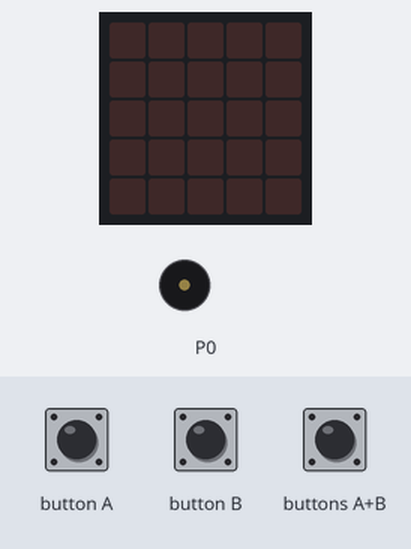
The program below on a simulated BBC micro:bit (MakeCode). On the bench: the board's 5×5 LED display, buzzer (waves = sounding). The test bench sets the inputs (shaded band).

Above: at 1.2 s.
1.3 s: button B pressed for 0.15 s
At 1.9 s:
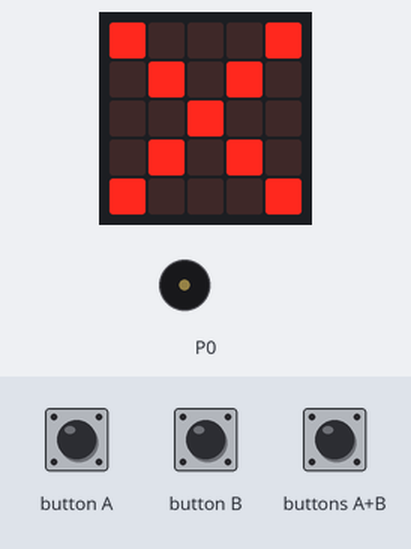
4.4 s: button A pressed for 0.15 s
At 4.95 s:
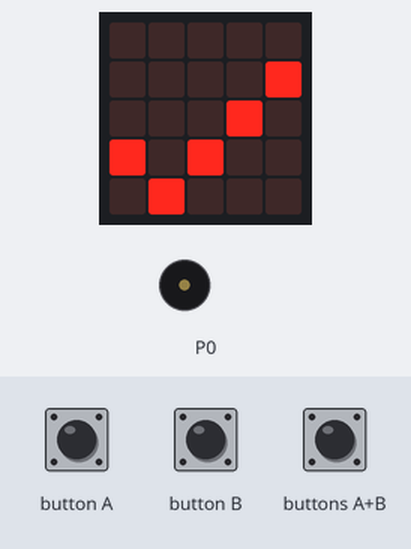
7.4 s: buttons A+B pressed for 0.15 s
At 8.21 s:
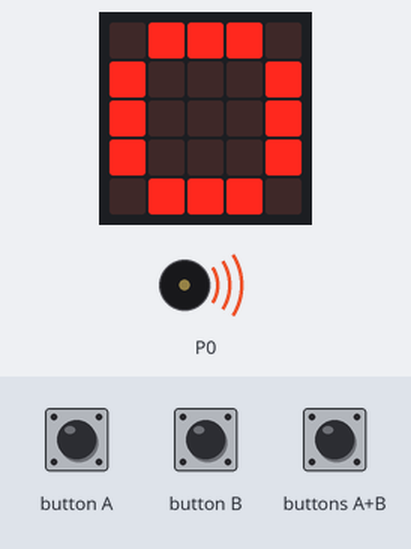
Timing chart, 0 to 14.4 s (numbered marks = the images above; inputs shaded):
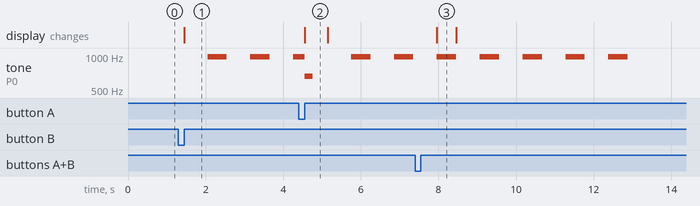

The program:

main.ts
```typescript
input.onButtonPressed(Button.A, function on_button_pressed_a() {
    for (let index = 0; index < 1; index++) {
        music.ringTone(659)
        basic.showIcon(IconNames.Yes)
    }
})
input.onButtonPressed(Button.AB, function on_button_pressed_ab() {
    basic.showLeds(`
        . # # # .
        # . . . #
        # . . . #
        # . . . #
        . # # # .
        `)
})
input.onButtonPressed(Button.B, function on_button_pressed_b() {
    for (let index2 = 0; index2 < 10; index2++) {
        basic.showIcon(IconNames.No)
        music.play(music.tonePlayable(988, music.beat(BeatFraction.Whole)), music.PlaybackMode.UntilDone)
    }
})
basic.forever(function on_forever() {

})
```

test.ts
```typescript
// Hier kann man Tests durchführen; diese Datei wird nicht kompiliert, wenn dieses Paket als Erweiterung verwendet wird.
```

Measured:
- after the input at 1.3 s, tone on P0: alternates 988 Hz for 0.50 s and silent for 0.61 s, starting after 0.75 s; the display: changes after 0.15 s (image 1)
- after the input at 4.4 s, the display: changes after 0.16 s (image 2)
- after the input at 7.4 s, the display: changes after 0.56 s (image 3)
- what the display in image 2 shows lasts 0.6 s, from 4.6 s to 5.2 s
- what the display in image 3 shows lasts 0.5 s, from 8.0 s to 8.5 s
